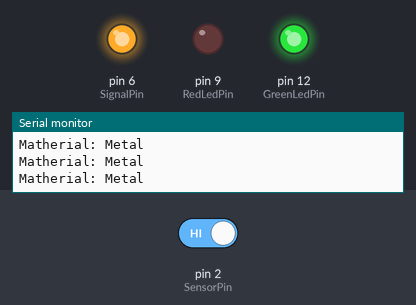
Bench run of a sketch on a simulated Arduino Uno, built with avr-gcc and run on an emulated ATmega328P. Parts: output pins drawn as LEDs (lit = HIGH), the last lines printed to the serial monitor. The test bench sets the inputs (shaded band); at power-on: pin 2 (SensorPin) HIGH.

Above: at 1.2 s.
1.3 s: pin 2 (SensorPin) driven LOW
At 1.8 s:
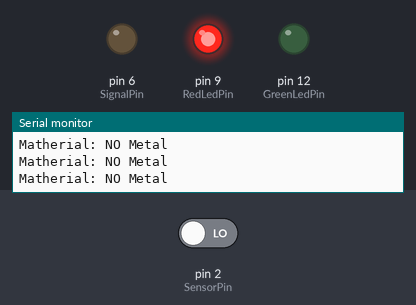
2.8 s: pin 2 (SensorPin) driven HIGH
At 3.1 s:
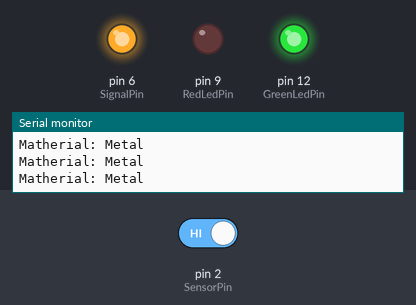
Timing chart, 0 to 5.8 s (numbered marks = the images above; inputs shaded):
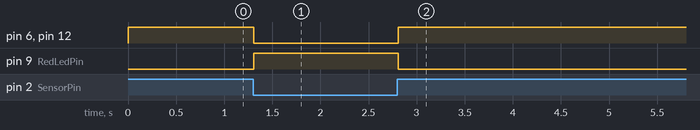

The sketch:

_1.ino
```cpp
#define SensorPin 2
#define RedLedPin 9
#define GreenLedPin 12
#define SignalPin 6
#define timeDelay 50
int buttomValue, buttomState;

void setup()
{
  /*
  Активируем и настроим монитор порта
  для контроля получаемого значения
  */
  Serial.begin(9600);
  Serial.println("START");

  //Настройка работы пинов платы
  pinMode(SensorPin, INPUT);		//Получаемый сигнал с датчика
  pinMode(SignalPin, OUTPUT);		//Отправляемый сигнал роботу
  pinMode(RedLedPin, OUTPUT);		//Пим для индикации
  pinMode(GreenLedPin, OUTPUT);		//Пим для индикации


}

void loop()
{
  buttomState = digitalRead(SensorPin);
  if (buttomState != buttomValue)
  {
    Serial.println("Matherial: Metal");
    digitalWrite(RedLedPin, LOW);
    digitalWrite(GreenLedPin, HIGH);
    digitalWrite(SignalPin, HIGH);
    delay(timeDelay);						//Необходимая задержка для микроконтроллера
  }
  else
  {
    Serial.println("Matherial: NO Metal");
    digitalWrite(RedLedPin, HIGH);
    digitalWrite(GreenLedPin, LOW);
    digitalWrite(SignalPin, LOW);
    delay(timeDelay);
  }
}
```

Measured:
- after the input at 1.3 s, pin 6 (SignalPin), pin 12 (GreenLedPin): HIGH → LOW at once; pin 9 (RedLedPin): LOW → HIGH at once
- after the input at 2.8 s, pin 6 (SignalPin), pin 12 (GreenLedPin): LOW → HIGH at once; pin 9 (RedLedPin): HIGH → LOW at once
